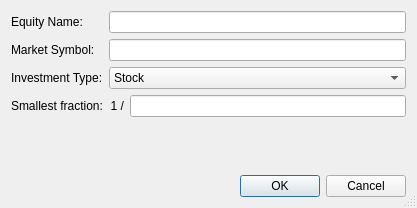
<?xml version="1.0" encoding="UTF-8"?>
<ui version="4.0">
 <class>KNewEquityEntryDlg</class>
 <widget class="QDialog" name="KNewEquityEntryDlg">
  <property name="geometry">
   <rect>
    <x>0</x>
    <y>0</y>
    <width>417</width>
    <height>208</height>
   </rect>
  </property>
  <property name="windowTitle">
   <string>New Equity</string>
  </property>
  <property name="sizeGripEnabled">
   <bool>true</bool>
  </property>
  <layout class="QVBoxLayout">
   <item>
    <layout class="QGridLayout">
     <item row="0" column="0">
      <widget class="QLabel" name="lblEquityName">
       <property name="text">
        <string>Equity Name:</string>
       </property>
       <property name="wordWrap">
        <bool>false</bool>
       </property>
      </widget>
     </item>
     <item row="2" column="0">
      <widget class="QLabel" name="lblType">
       <property name="text">
        <string>Investment Type:</string>
       </property>
       <property name="wordWrap">
        <bool>false</bool>
       </property>
      </widget>
     </item>
     <item row="1" column="1">
      <widget class="KLineEdit" name="edtMarketSymbol">
       <property name="toolTip">
        <string>Trading Symbol of the stock or mutual fund, not required.</string>
       </property>
       <property name="whatsThis">
        <string>Trading Symbol of the stock or mutual fund, not required.</string>
       </property>
      </widget>
     </item>
     <item row="3" column="1">
      <layout class="QHBoxLayout">
       <item>
        <widget class="QLabel" name="textLabel1_2">
         <property name="sizePolicy">
          <sizepolicy hsizetype="Minimum" vsizetype="Preferred">
           <horstretch>0</horstretch>
           <verstretch>0</verstretch>
          </sizepolicy>
         </property>
         <property name="text">
          <string>1 /</string>
         </property>
         <property name="alignment">
          <set>Qt::AlignRight|Qt::AlignTrailing|Qt::AlignVCenter</set>
         </property>
         <property name="wordWrap">
          <bool>false</bool>
         </property>
        </widget>
       </item>
       <item>
        <widget class="AmountEdit" name="edtFraction" native="true"/>
       </item>
      </layout>
     </item>
     <item row="1" column="0">
      <widget class="QLabel" name="lblSymbol">
       <property name="text">
        <string>Market Symbol:</string>
       </property>
       <property name="wordWrap">
        <bool>false</bool>
       </property>
      </widget>
     </item>
     <item row="3" column="0">
      <widget class="QLabel" name="textLabel1">
       <property name="text">
        <string>Smallest fraction:</string>
       </property>
       <property name="wordWrap">
        <bool>false</bool>
       </property>
      </widget>
     </item>
     <item row="2" column="1">
      <widget class="KComboBox" name="cmbInvestmentType">
       <item>
        <property name="text">
         <string>Stock</string>
        </property>
       </item>
       <item>
        <property name="text">
         <string>Mutual Fund</string>
        </property>
       </item>
       <item>
        <property name="text">
         <string>Bond</string>
        </property>
       </item>
      </widget>
     </item>
     <item row="0" column="1">
      <widget class="KLineEdit" name="edtEquityName">
       <property name="toolTip">
        <string>Name of the company, or mutual fund.</string>
       </property>
       <property name="whatsThis">
        <string>Name of the company, or mutual fund.</string>
       </property>
      </widget>
     </item>
    </layout>
   </item>
   <item>
    <spacer name="spacer6">
     <property name="orientation">
      <enum>Qt::Vertical</enum>
     </property>
     <property name="sizeType">
      <enum>QSizePolicy::Expanding</enum>
     </property>
     <property name="sizeHint" stdset="0">
      <size>
       <width>20</width>
       <height>16</height>
      </size>
     </property>
    </spacer>
   </item>
   <item>
    <widget class="QDialogButtonBox" name="buttonBox">
     <property name="standardButtons">
      <set>QDialogButtonBox::Cancel|QDialogButtonBox::Ok</set>
     </property>
    </widget>
   </item>
  </layout>
 </widget>
 <layoutdefault spacing="6" margin="11"/>
 <customwidgets>
  <customwidget>
   <class>KComboBox</class>
   <extends>QComboBox</extends>
   <header>kcombobox.h</header>
  </customwidget>
  <customwidget>
   <class>KLineEdit</class>
   <extends>QLineEdit</extends>
   <header>klineedit.h</header>
  </customwidget>
  <customwidget>
   <class>AmountEdit</class>
   <extends>QLineEdit</extends>
   <header location="global">amountedit.h</header>
  </customwidget>
 </customwidgets>
 <tabstops>
  <tabstop>edtEquityName</tabstop>
  <tabstop>edtMarketSymbol</tabstop>
  <tabstop>cmbInvestmentType</tabstop>
 </tabstops>
 <resources/>
 <connections>
  <connection>
   <sender>buttonBox</sender>
   <signal>rejected()</signal>
   <receiver>KNewEquityEntryDlg</receiver>
   <slot>reject()</slot>
   <hints>
    <hint type="sourcelabel">
     <x>208</x>
     <y>184</y>
    </hint>
    <hint type="destinationlabel">
     <x>208</x>
     <y>103</y>
    </hint>
   </hints>
  </connection>
 </connections>
</ui>
